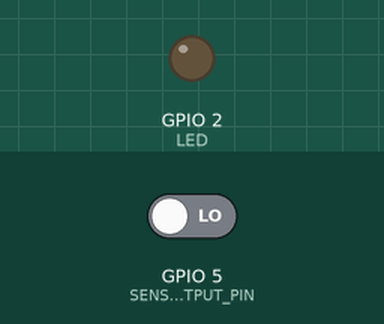
Simulated run of this sketch. Board: ESP8266 (NodeMCU). On the bench: output pins drawn as LEDs (lit = HIGH). Inputs (shaded band) come from the test bench; at power-on: GPIO 5 (SENSOR_OUTPUT_PIN) LOW. WiFi joins after 1.5 s; servers stay silent unless stated; uploads are accepted with an empty reply; what the sketch prints to the serial monitor is not drawn.

Above: at 2.8 s.
2.9 s: GPIO 5 (SENSOR_OUTPUT_PIN) driven HIGH
At 3.9 s:
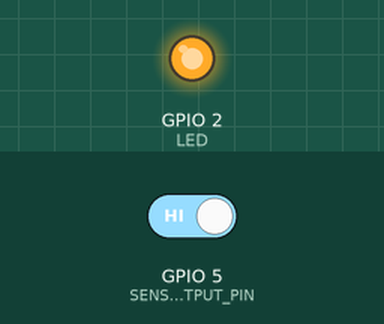
5.1 s: GPIO 5 (SENSOR_OUTPUT_PIN) driven LOW
At 6.7 s:
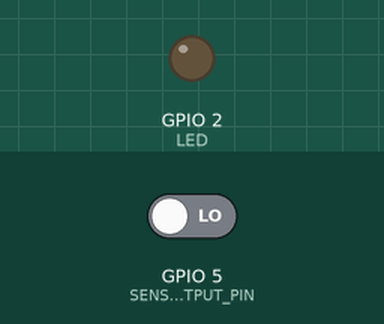
Timing chart, 0 to 8.2 s (numbered marks = the images above; inputs shaded):
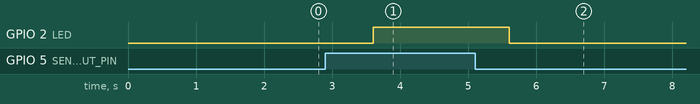

Measured:
- after the input at 2.9 s, GPIO 2 (LED): LOW → HIGH after 0.70 s
- after the input at 5.1 s, GPIO 2 (LED): HIGH → LOW after 0.51 s

The sketch:

Script_Movimiento.ino
```cpp
#include <ESP8266WiFi.h>

const char* ssid = "";// SSID, the name of your WiFi connection
const char* password = "";// password of the WiFi
const char* host = "ipv4 address";// IP server, obtained with 'ipconfig' in command shell
const int port = 80;// server port, configured in xampp for Apache server, default is: 80

const int watchdog = 5000;// watchdog frequency, reconnect timeout
unsigned long previousMillis = millis();
int c = 0;// the data

//sensor de movimiento
int LED = 2;
int SENSOR_OUTPUT_PIN = 5;


float Variable1 = 10.5;
float Variable2 = 20.5;

void setup() {
  //Sensor de movimiento
  pinMode(SENSOR_OUTPUT_PIN, INPUT);
  pinMode(LED, OUTPUT);
  Serial.begin(9600);


  // put your setup code here, to run once:
  Serial.begin(9600);// initialize the serial port
  Serial.println("Counter\n\n");

  WiFi.begin(ssid, password);// initialize the WiFi connection

  // checking for unsuccessful connection
  while(WiFi.status() != WL_CONNECTED){
    delay(500);
    Serial.print(".");
  }

  // continue after successful connection
  Serial.println("");
  Serial.println("WiFi connected");
  Serial.print("IP address: ");
  Serial.println(WiFi.localIP());

  delay(100);
}

void loop() {
  //Sensor de movimiento
  int sensorvalue = digitalRead(SENSOR_OUTPUT_PIN);
  Serial.println(sensorvalue);
  if (sensorvalue== HIGH) {
   digitalWrite(LED, HIGH);
    delay(1);
  }
  else {
    digitalWrite(LED,LOW);
  }


  unsigned long currentMillis = millis();
  if(currentMillis - previousMillis > watchdog){
    previousMillis = currentMillis;
    WiFiClient client;// creating the client

    // checking if we can connect to the server
    if(!client.connect(host, port)){
      Serial.println("Fail to connect");
      return;
    }

    // Convertir las variables float a cadenas (String)
    String strVariable1 = String(sensorvalue); // 2 indica el número de decimales

    // building our url according our database
    String url = "http://localhost/DB/index.php?movimientoDetectado=" + strVariable1 + "&embarcacionID=1&idSensor=3";;

    url += c;

    //Print data to the server that a client is connected to
    client.print(String("GET ") + url + " HTTP/1.1\r\n" +
                "Host: " + host + "\r\n" +
                "Connection: close\r\n\r\n");

    // if watchdog timeout, the client is stopped
    unsigned long timeout = millis();
    while(client.available() == 0){
      if(millis() - timeout > 5000){
        Serial.println(">>> Client Timeout !");
        client.stop();
        return;
      }
    }

    //Read reply from the server
    while(client.available()){
      String line = client.readStringUntil('\r');
      Serial.print(line);
    }
  }

  delay(1000);
}
```
